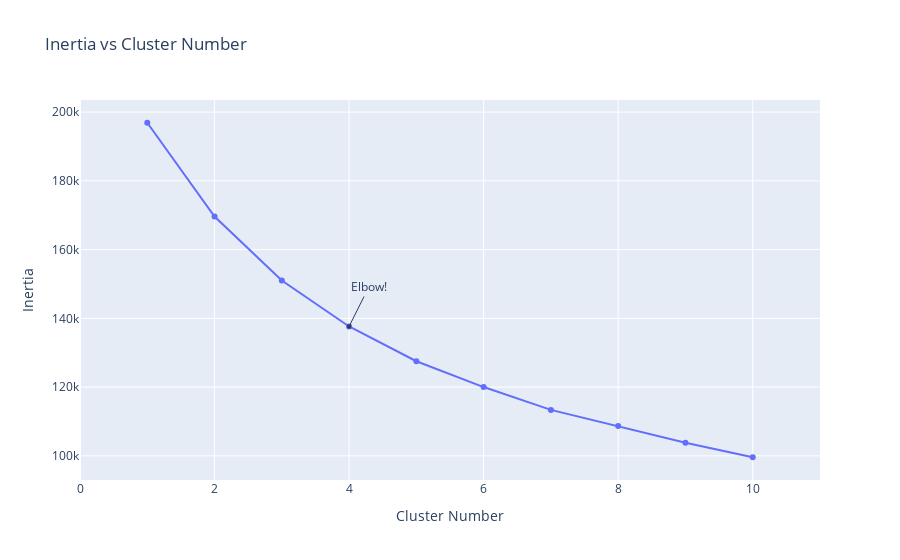

The code cell stored with this chart in its notebook:
### Code cell
import sys
sys.path.append('/Users/Administrator/DS/DeepRoad/Object_Detection')
sys.path.append('/Users/phil0/DS/DeepRoad/Object_Detection')
import utils2
from importlib import reload
reload(utils2)
from utils2 import *

fig, intertia = get_elbow_plot(X, start = 1, end = 11, elbow_annot = 4, random_state = 42)
fig

### Figure 1 — Plotly figure (JSON) as saved in the notebook; plotly's stock layout.template omitted (floating-point values rounded to 4 significant figures)
{"data": [{"type": "scatter", "x": [1, 2, 3, 4, 5, 6, 7, 8, 9, 10], "y": [196900.0, 169600.0, 151000.0, 137600.0, 127500.0, 120000.0, 113400.0, 108700.0, 103800.0, 99590.0]}], "layout": {"annotations": [{"arrowhead": 7, "ax": 20, "ay": -40, "showarrow": true, "text": "Elbow!", "x": 4, "xref": "x", "y": 137600.0, "yref": "y"}], "title": {"text": "Inertia vs Cluster Number"}, "xaxis": {"range": [0, 11], "title": {"text": "Cluster Number"}}, "yaxis": {"title": {"text": "Inertia"}}}}
